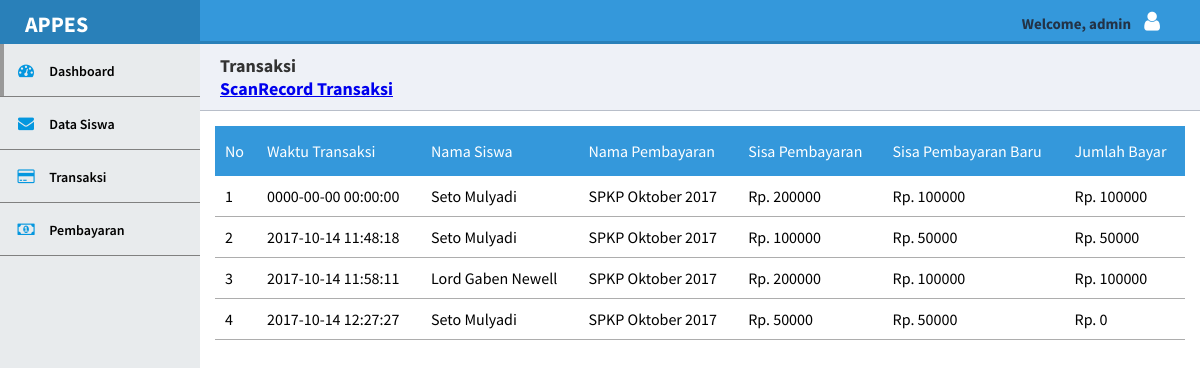
Page /view/transaksi/recordtransaksi.php (signed in) on the committed database.
### tables this page shows
CREATE TABLE `transaksi` (
  `transaksi_id` int(11) NOT NULL,
  `transaksi_waktu` datetime NOT NULL,
  `transaksi_idsiswa` varchar(255) NOT NULL,
  `transaksi_idpembayaran` int(255) NOT NULL,
  `transaksi_sisapembayaran` int(255) NOT NULL,
  `transaksi_sisapembayaranbaru` int(255) NOT NULL,
  `transaksi_jumlahbayar` int(255) NOT NULL,
  `transaksi_ket` text NOT NULL
);

CREATE TABLE `siswa` (
  `nisn` varchar(255) NOT NULL,
  `nama_lengkap` varchar(255) NOT NULL,
  `kelas` varchar(255) NOT NULL,
  `tempat_lahir` varchar(255) NOT NULL,
  `tanggal_lahir` varchar(255) NOT NULL,
  `jk` enum('Laki-laki','Perempuan','Tak Diketahui') NOT NULL,
  `alamat` text NOT NULL,
  `foto` varchar(255) NOT NULL
);

CREATE TABLE `pembayaran` (
  `id_pembayaran` int(11) NOT NULL,
  `nama_pembayaran` varchar(255) NOT NULL,
  `deskripsi_pembayaran` text NOT NULL,
  `total_pembayaran` int(11) NOT NULL,
  `tanggal_pembayaran` date NOT NULL
);

### model/model.php (called while the page is built, shortened)
<?php
class model {
    function select3Table($table, $table2, $table3, $on, $on2){
        require '../../koneksi.php';
        $data = mysqli_query($connect, "SELECT * FROM (($table INNER JOIN $table2 ON $on) INNER JOIN $table3 ON $on2)");
        $dataarray = array();
            while($row = mysqli_fetch_assoc($data)){
                $dataarray[] = $row;
            }
        return $dataarray;
    }
}
?>

### controller/msbank/msbank.php (called while the page is built, shortened)
<?php
class msbank {
        public function tampiltransaksi(){
            require_once '../../model/model.php';
            $model = new model;
            return $model->select3Table("transaksi", "pembayaran", "siswa", "transaksi.transaksi_idpembayaran = pembayaran.id_pembayaran", "transaksi.transaksi_idsiswa = siswa.nisn");
        }
}
?>

### view/transaksi/recordtransaksi.php (the view, shortened to what this page needs)
<?php
require_once '../../controller/msbank/msbank.php';
$msbank = new msbank;
$datatransaksi = $msbank->tampiltransaksi();
?>
<html lang="en">
<head>
	<link rel="stylesheet" type="text/css" href="../../assets/css/index1.css">
    <link rel="stylesheet" href="https://maxcdn.bootstrapcdn.com/font-awesome/4.5.0/css/font-awesome.min.css">
    <link href="../../assets/css/style.css" rel="stylesheet">
    <link rel="stylesheet" type="text/css" href="../../assets/css/style2.css">
</head>
    <body style="height:100%;">
		<div class="header">
			<div class="user">
			<span>Welcome, <?php echo $_SESSION['user']; ?></span>
			<a href="../../controller/msbank/submit.php?logout">
			<span><i class="fa fa-user" title="Logout"></i></span></a>
			</div>
		</div>
		<div class="side-nav">
			<div class="logo">
				<span>APPES</span>
			</div>
			<?php include '../adder/sidebar.php' ?>
		</div>
		<div class="main-content" id="QR-Code">
			<div class="title">
                <div>Transaksi</div><div> <a href="transaksi.php">Scan</a><a href="recordtransaksi.php">Record Transaksi</a></div>
			</div>
			<div class="main" style="padding:15px; width:100%;">
				<table class="table table-list" cellspacing="0">
                    <thead>
                        <td>No</td>
                        <td>Waktu Transaksi</td>
                        <td>Nama Siswa  </td>
                        <td>Nama Pembayaran</td>
                        <td>Sisa Pembayaran</td>
                        <td>Sisa Pembayaran Baru</td>
                        <td>Jumlah Bayar</td>
                    </thead>
                    <?php $no=1; foreach($datatransaksi as $transaksi) : ?>
                    <tr>
                        <td><?php echo $no; $no++ ?></td>
                        <td><?php echo $transaksi['transaksi_waktu'] ?></td>
                        <td><?php echo $transaksi['nama_lengkap'] ?></td>
                        <td><?php echo $transaksi['nama_pembayaran'] ?></td>
                        <td>Rp. <?php echo $transaksi['transaksi_sisapembayaran'] ?></td>
                        <td>Rp. <?php echo $transaksi['transaksi_sisapembayaranbaru'] ?></td>
                        <td>Rp. <?php echo $transaksi['transaksi_jumlahbayar'] ?></td>
                    <?php endforeach ?>
                </table>
            </div>
        </div>
</body>
</html>

### assets/css/index1.css (style rules this page uses)
* { box-sizing: border-box; }
body { margin: 0; padding: 0; font-family: 'Source Sans Pro', sans-serif; background-color: #ffffff; -webkit-font-smoothing: antialiased; -moz-osx-font-smoothing: grayscale; }
.header { position: absolute; width: 100%; z-index: 3; height: 44px; background-color: #fff; border-bottom: 3px solid rgb(41, 128, 185); }
.header .user { float: right; margin-right: 30px; }
.header .user { height: 44px; z-index: 1; padding: 10px; font-weight: 700; color: #233245; }
.header .user i { font-size: 22px; }
.header .user span { margin-left: 10px; font-size: 15px; }
.header .user a { text-decoration: none; color: #fff; }
.logo { height: 44px; padding: 10px; font-weight: 700; }
.side-nav .logo { background-color: rgb(41, 128, 185); color: #fff; }
.logo span { margin-left: 15px; text-transform: uppercase; font-size: 22px; }
.side-nav { position: absolute; width: 100%; height: 100vh; background-color: #e8ebed; z-index: 1; display: none; }
.main-content { padding: 40px; margin-top: 0; padding: 0; padding-top: 44px; height: 100%; }
.main-content .title { background-color: #eef1f7; border-bottom: 1px solid #b8bec9; padding: 10px 20px; font-weight: 700; color: #333; font-size: 18px; }
@media screen and (min-width: 600px) { .header { background-color: rgb(52, 152, 219); z-index: 1; } }
@media screen and (min-width: 600px) { .side-nav { display: block; width: 70px; z-index: 2; } }
@media screen and (min-width: 600px) { .side-nav .logo span { display: none; } }
@media screen and (min-width: 600px) { .main-content { margin-left: 70px; } }
@media screen and (min-width: 800px) { .side-nav { width: 200px; } }
@media screen and (min-width: 800px) { .side-nav .logo span { display: inline-block; } }
@media screen and (min-width: 800px) { .main-content { margin-left: 200px; } }
.main { display: flex; flex-flow: row wrap; }

### assets/css/style.css (style rules this page uses)
body { padding-top: 50px; }

### assets/css/style2.css (style rules this page uses)
.table { width:100%; }
.table-list thead { background: rgb(52, 152, 219); color:white; }
.table-list thead tr td { padding:15px 10px; }
.table-list tbody tr td { padding:10px 10px; border-bottom:1px solid #adadad; }

### view/transaksi/recordtransaksi.php (style rules this page uses)
body { padding-top:0px; }

### rows in the picture
transaksi: transaksi_waktu "0000-00-00 00:00:00", transaksi_idsiswa.nama_lengkap "Seto Mulyadi", pembayaran.nama_pembayaran "SPKP Oktober 2017", transaksi_sisapembayaran "200000", transaksi_sisapembayaranbaru "100000", transaksi_jumlahbayar "100000"
transaksi: transaksi_waktu "2017-10-14 11:48:18", transaksi_idsiswa.nama_lengkap "Seto Mulyadi", pembayaran.nama_pembayaran "SPKP Oktober 2017", transaksi_sisapembayaran "100000", transaksi_sisapembayaranbaru "50000", transaksi_jumlahbayar "50000"
transaksi: transaksi_waktu "2017-10-14 11:58:11", transaksi_idsiswa.nama_lengkap "Lord Gaben Newell", pembayaran.nama_pembayaran "SPKP Oktober 2017", transaksi_sisapembayaran "200000", transaksi_sisapembayaranbaru "100000", transaksi_jumlahbayar "100000"
transaksi: transaksi_waktu "2017-10-14 12:27:27", transaksi_idsiswa.nama_lengkap "Seto Mulyadi", pembayaran.nama_pembayaran "SPKP Oktober 2017", transaksi_sisapembayaran "50000", transaksi_sisapembayaranbaru "50000", transaksi_jumlahbayar "0"

### other values in the picture
$_SESSION['user'] "admin"
